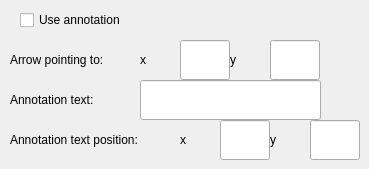
         <widget class="QWidget" name="page_16">
          <widget class="QLabel" name="label_59">
           <property name="geometry">
            <rect>
             <x>10</x>
             <y>80</y>
             <width>130</width>
             <height>40</height>
            </rect>
           </property>
           <property name="text">
            <string>Annotation text:</string>
           </property>
          </widget>
          <widget class="QLineEdit" name="plot1DAnnotation_LE">
           <property name="geometry">
            <rect>
             <x>140</x>
             <y>80</y>
             <width>181</width>
             <height>40</height>
            </rect>
           </property>
          </widget>
          <widget class="QLineEdit" name="plot1DAnnotationArrowX_LE">
           <property name="geometry">
            <rect>
             <x>180</x>
             <y>40</y>
             <width>50</width>
             <height>40</height>
            </rect>
           </property>
          </widget>
          <widget class="QLineEdit" name="plot1DAnnotationArrowY_LE">
           <property name="geometry">
            <rect>
             <x>270</x>
             <y>40</y>
             <width>50</width>
             <height>40</height>
            </rect>
           </property>
          </widget>
          <widget class="QLabel" name="label_60">
           <property name="geometry">
            <rect>
             <x>10</x>
             <y>40</y>
             <width>130</width>
             <height>40</height>
            </rect>
           </property>
           <property name="text">
            <string>Arrow pointing to:</string>
           </property>
          </widget>
          <widget class="QLabel" name="label_61">
           <property name="geometry">
            <rect>
             <x>140</x>
             <y>40</y>
             <width>40</width>
             <height>40</height>
            </rect>
           </property>
           <property name="text">
            <string>x</string>
           </property>
          </widget>
          <widget class="QLabel" name="label_62">
           <property name="geometry">
            <rect>
             <x>230</x>
             <y>40</y>
             <width>40</width>
             <height>40</height>
            </rect>
           </property>
           <property name="text">
            <string>y</string>
           </property>
          </widget>
          <widget class="QLabel" name="label_63">
           <property name="geometry">
            <rect>
             <x>10</x>
             <y>120</y>
             <width>170</width>
             <height>40</height>
            </rect>
           </property>
           <property name="text">
            <string>Annotation text position:</string>
           </property>
          </widget>
          <widget class="QLineEdit" name="lineEdit_3">
           <property name="geometry">
            <rect>
             <x>220</x>
             <y>120</y>
             <width>50</width>
             <height>40</height>
            </rect>
           </property>
          </widget>
          <widget class="QLabel" name="label_64">
           <property name="geometry">
            <rect>
             <x>270</x>
             <y>120</y>
             <width>40</width>
             <height>40</height>
            </rect>
           </property>
           <property name="text">
            <string>y</string>
           </property>
          </widget>
          <widget class="QLabel" name="label_65">
           <property name="geometry">
            <rect>
             <x>180</x>
             <y>120</y>
             <width>40</width>
             <height>40</height>
            </rect>
           </property>
           <property name="text">
            <string>x</string>
           </property>
          </widget>
          <widget class="QLineEdit" name="lineEdit_4">
           <property name="geometry">
            <rect>
             <x>310</x>
             <y>120</y>
             <width>50</width>
             <height>40</height>
            </rect>
           </property>
          </widget>
          <widget class="QCheckBox" name="checkBox">
           <property name="geometry">
            <rect>
             <x>20</x>
             <y>0</y>
             <width>131</width>
             <height>40</height>
            </rect>
           </property>
           <property name="text">
            <string>Use annotation</string>
           </property>
          </widget>
         </widget>
